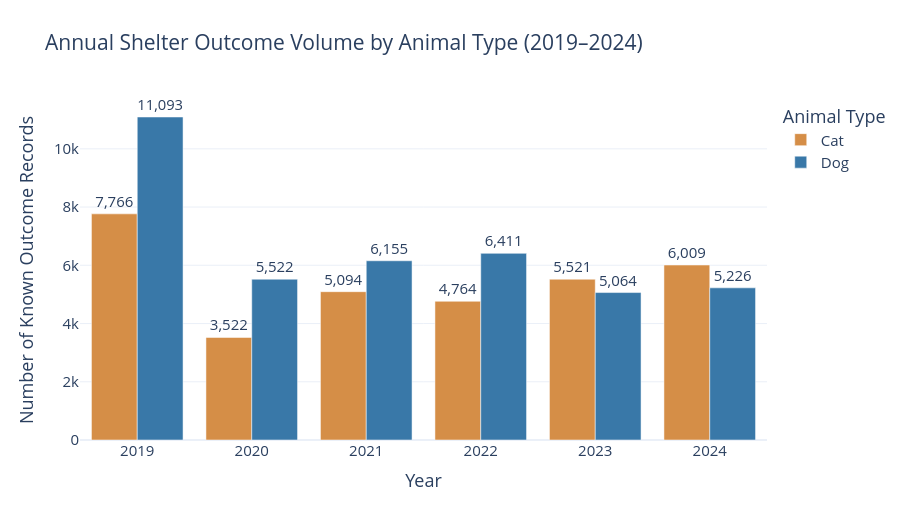

Here is the notebook cell this chart was saved with:
### Markdown cell above
## 17. Visualizing Annual Shelter Outcome Volume

This grouped bar chart compares the number of known dog and cat outcomes recorded each year from 2019 through 2024.

The number of recorded outcomes was substantially higher in 2019 than in 2024, even though adoption shares increased over the same period.

This distinction is important because a higher adoption percentage does not necessarily indicate a greater number of adoptions.

The chart provides context for interpreting adoption trends and avoids misleading conclusions based on percentages alone.

### Code cell
# STEP 17: Interactive annual outcome volume chart

fig_volume = px.bar(
    annual_volume,
    x="Year",
    y="Known Outcomes",
    color="Animal Type",
    barmode="group",
    title="Annual Shelter Outcome Volume by Animal Type (2019–2024)",
    color_discrete_map={
        "Dog": "#3978A8",
        "Cat": "#D58E47"
    },
    text="Known Outcomes"
)

# Improve labels and hover information
fig_volume.update_traces(
    texttemplate="%{text:,}",
    textposition="outside",
    hovertemplate=(
        "Year: %{x}<br>"
        "Known outcomes: %{y:,}"
        "<extra>%{fullData.name}</extra>"
    )
)

# Improve chart appearance
fig_volume.update_layout(
    template="plotly_white",
    font=dict(size=15),
    height=520,
    xaxis_title="Year",
    yaxis_title="Number of Known Outcome Records",
    legend_title_text="Animal Type",
    bargap=0.2
)

fig_volume.update_xaxes(dtick=1)
fig_volume.update_yaxes(rangemode="tozero")

fig_volume.show()

# Save the interactive HTML
fig_volume.write_html("annual_outcome_volume.html")

### Figure 1 — Plotly figure (JSON) as saved in the notebook; plotly's stock layout.template omitted (floating-point values rounded to 4 significant figures)
{"data": [{"alignmentgroup": "True", "hovertemplate": "Year: %{x}<br>Known outcomes: %{y:,}<extra>%{fullData.name}</extra>", "legendgroup": "Cat", "marker": {"color": "#D58E47", "pattern": {"shape": ""}}, "name": "Cat", "offsetgroup": "Cat", "orientation": "v", "showlegend": true, "text": [7766.0, 3522.0, 5094.0, 4764.0, 5521.0, 6009.0], "textposition": "outside", "texttemplate": "%{text:,}", "type": "bar", "x": [2019, 2020, 2021, 2022, 2023, 2024], "xaxis": "x", "y": [7766, 3522, 5094, 4764, 5521, 6009], "yaxis": "y"}, {"alignmentgroup": "True", "hovertemplate": "Year: %{x}<br>Known outcomes: %{y:,}<extra>%{fullData.name}</extra>", "legendgroup": "Dog", "marker": {"color": "#3978A8", "pattern": {"shape": ""}}, "name": "Dog", "offsetgroup": "Dog", "orientation": "v", "showlegend": true, "text": [11090.0, 5522.0, 6155.0, 6411.0, 5064.0, 5226.0], "textposition": "outside", "texttemplate": "%{text:,}", "type": "bar", "x": [2019, 2020, 2021, 2022, 2023, 2024], "xaxis": "x", "y": [11093, 5522, 6155, 6411, 5064, 5226], "yaxis": "y"}], "layout": {"bargap": 0.2, "barmode": "group", "font": {"size": 15}, "height": 520, "legend": {"title": {"text": "Animal Type"}, "tracegroupgap": 0}, "title": {"text": "Annual Shelter Outcome Volume by Animal Type (2019–2024)"}, "xaxis": {"anchor": "y", "domain": [0, 1], "dtick": 1, "title": {"text": "Year"}}, "yaxis": {"anchor": "x", "domain": [0, 1], "rangemode": "tozero", "title": {"text": "Number of Known Outcome Records"}}}}
